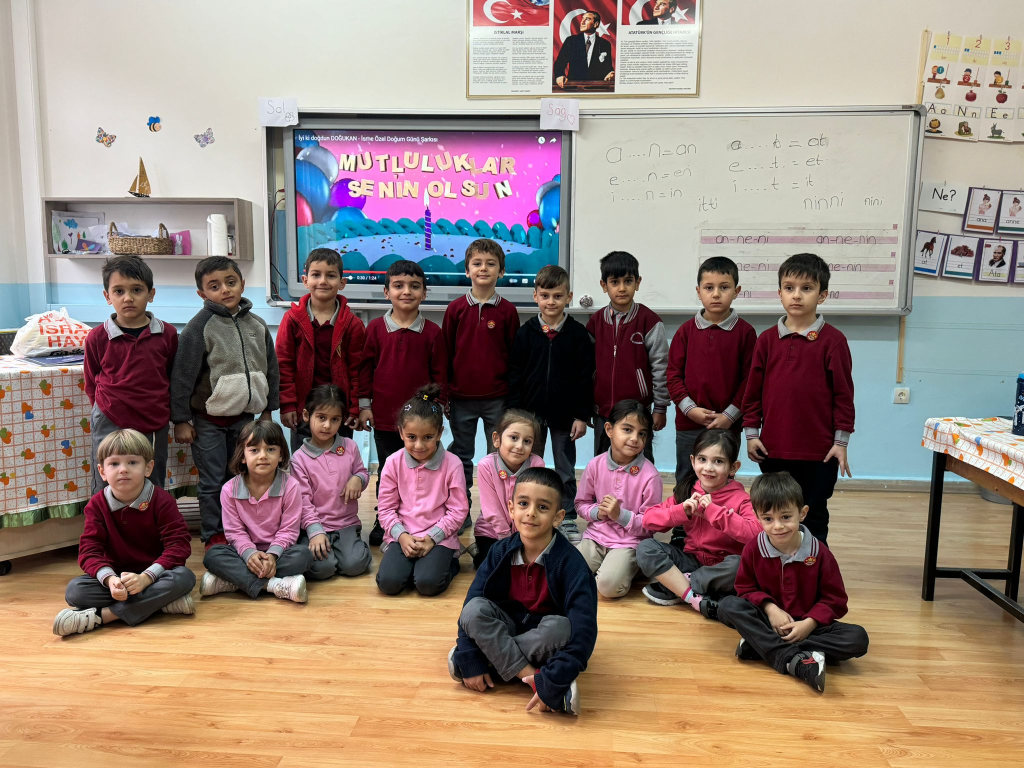
#> input picture image/yemir-class-doguhan-birthday.jpg, 2048 x 1536 px (shown at 1/2 size)
$ python face_detection_HC_image_yemir_class.py
#> lines starting #> are read from the running program, lines starting #| are printed output that depends on the picture; after the words box and inside, x2 and y2 are one past the last pixel; in counts of white or black regions, pixels touching at a corner belong together
import cv2

print("[BİLGİ] Haar Cascade yüz tespit edici'yi yüklüyor...")
detector = cv2.CascadeClassifier("haarcascade_frontalface_default.xml")
imgName = "yemir-class-doguhan-birthday.jpg"
imgName, imgExtension = imgName.split('.')
img = cv2.imread(f"image/{imgName}.{imgExtension}")
#> img is the input picture: shape (1536, 2048, 3); mean B, G, R 123.4, 134.2, 154.5

# Haar Cascade gri tonlu resimler üzerinde çalıştığından renk uzayı dönüşümü yapalım
gray = cv2.cvtColor(img, cv2.COLOR_BGR2GRAY) # RGB uzaydan gri tonlu uzaya dönüşüm
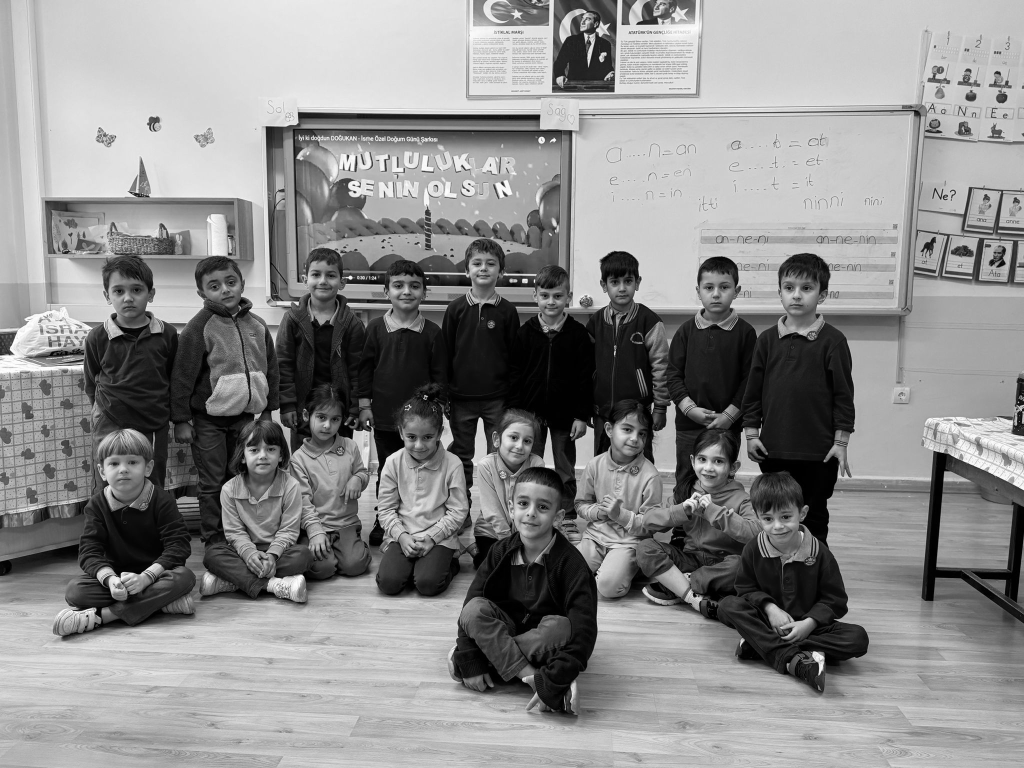
#> gray: shape (1536, 2048) (shown at 1/2 size); min 0, max 255, mean 139.1
print("[BİLGİ] Yüz tespiti gerçekleştiriliyor...")
scaleFactor, minNeighbors = 1.05, 25 # iki adet ayarlanabilir parametre
rects = detector.detectMultiScale(gray, scaleFactor, minNeighbors)
#> rects = 18 rows, first 6: [1070, 569, 66, 66], [1207, 537, 73, 73], [931, 498, 74, 74], [1388, 539, 90, 90], [794, 838, 93, 93], [606, 518, 80, 80]
print(f"[BİLGİ] {len(rects)} adet yüz tespit edildi.")
#| [BİLGİ] 18 adet yüz tespit edildi.

# tespit edilen yüzleri resim üzerinde dikdörtgen olarak göster ve numaralandır
for i, (x, y, w, h) in enumerate(rects):
    cv2.rectangle(img, (x, y), (x+w, y+h), (0, 255, 0), 5)
    cv2.putText(img, str(i + 1), (x+w-35, y-10), cv2.FONT_HERSHEY_SIMPLEX, 1, (0, 255, 0), 3)
#> this loop made 18 passes
#> (x, y, w, h) on passes 1 to 12: (1070, 569, 66, 66), (1207, 537, 73, 73), (931, 498, 74, 74), (1388, 539, 90, 90), (794, 838, 93, 93), (606, 518, 80, 80), (616, 809, 76, 76), (1376, 887, 87, 87), (771, 538, 82, 82), (210, 546, 92, 92), (998, 844, 85, 85), (1225, 830, 84, 84)
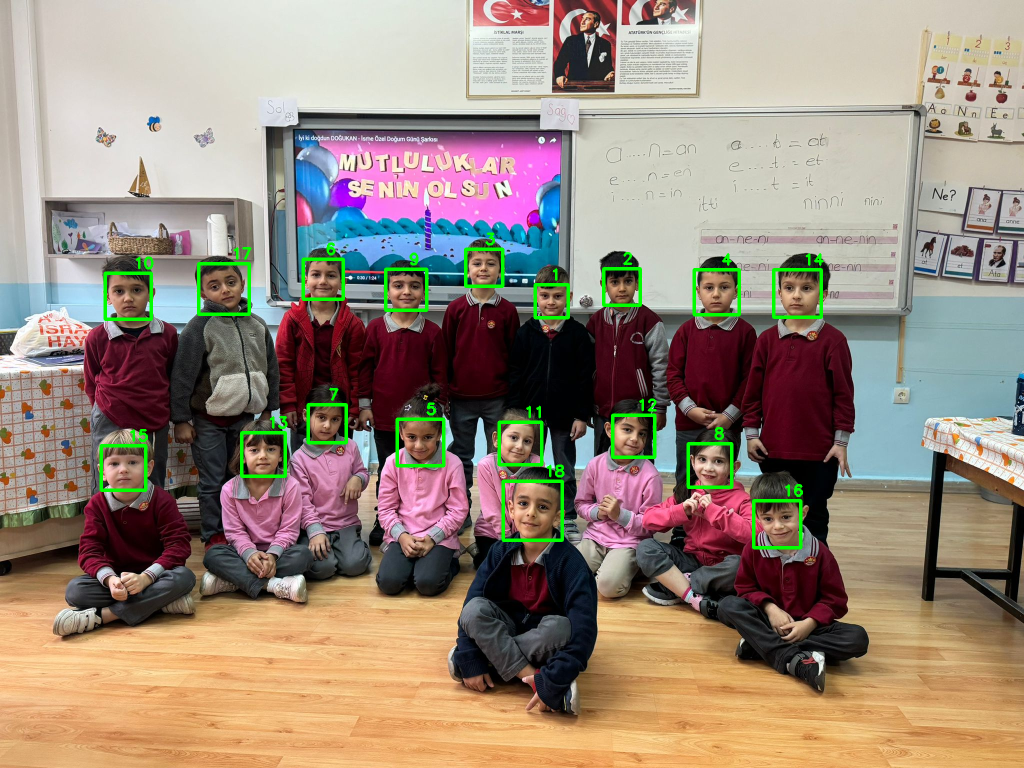
#> img: shape (1536, 2048, 3) (shown at 1/2 size); 1.57% of pixels changed, all inside (x1, y1, x2, y2) = (199, 465, 1648, 1099)

s = 0.4 # s=(0-1] resmi ekranda görüntülemek için ölçeklendir
rimg = cv2.resize(img, (int(s * img.shape[1]), int(s * img.shape[0])), 0)
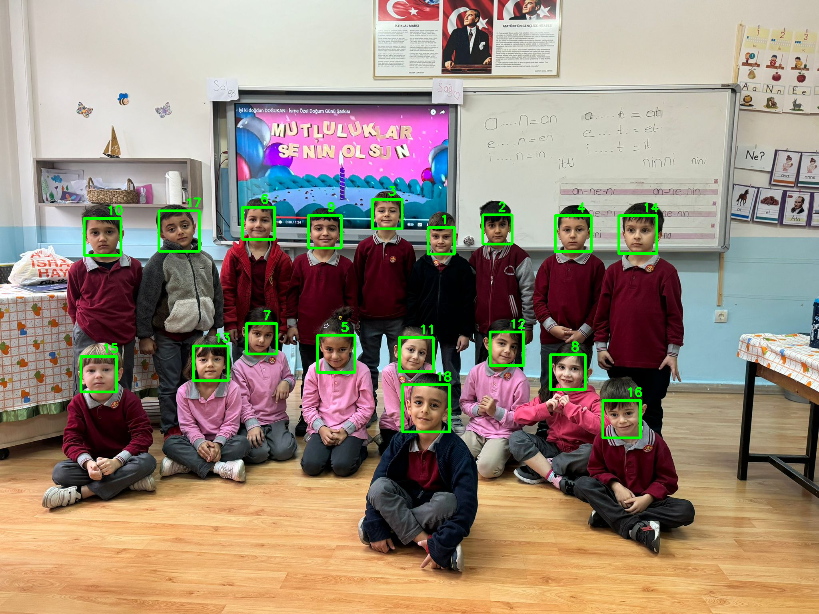
#> rimg: shape (614, 819, 3); mean B, G, R 122.1, 136.9, 152.9
cv2.imshow('Face detection with Haar Cascade', rimg)
cv2.waitKey(0)
cv2.imwrite(f"result/{imgName}_scaleFactor_{scaleFactor}_minNeighbors_{minNeighbors}.jpg",
           img, [cv2.IMWRITE_JPEG_QUALITY, 50])

$ run again, with image/IMG_20240504_152247.jpg copied over image/yemir-class-doguhan-birthday.jpg
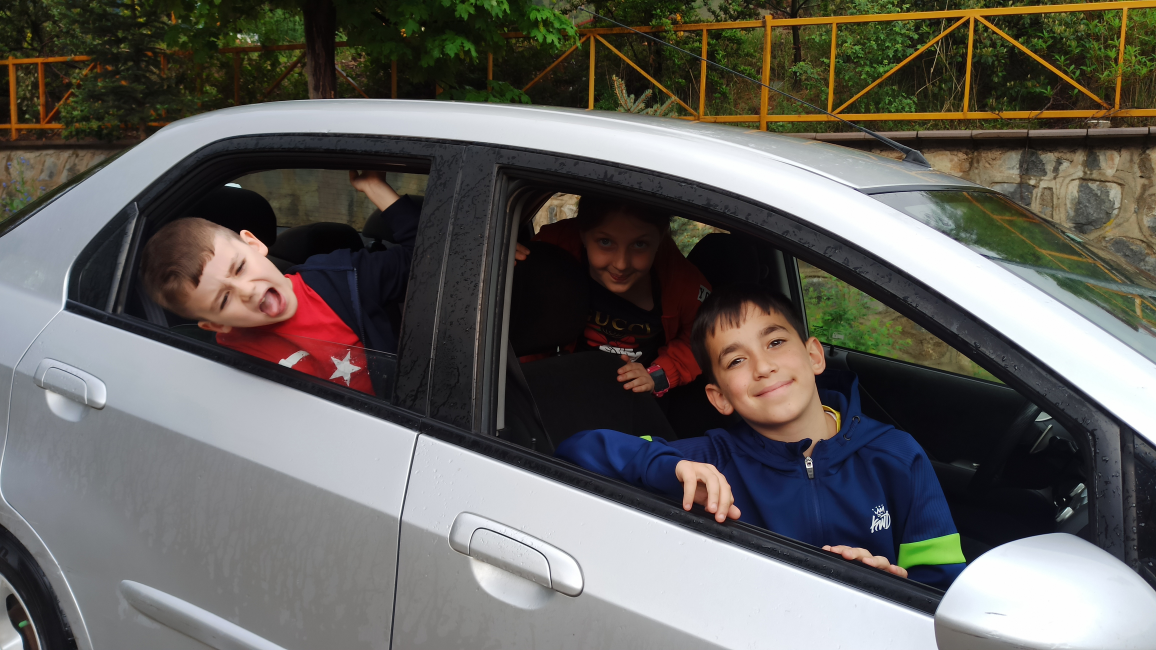
#> input picture image/IMG_20240504_152247.jpg, 4624 x 2600 px (shown at 1/4 size)
#> img is the input picture: shape (2600, 4624, 3); mean B, G, R 92.8, 97.2, 99.6
#> `gray = cv2.cvtColor(img, cv2.COLOR_BGR2GRAY)`:
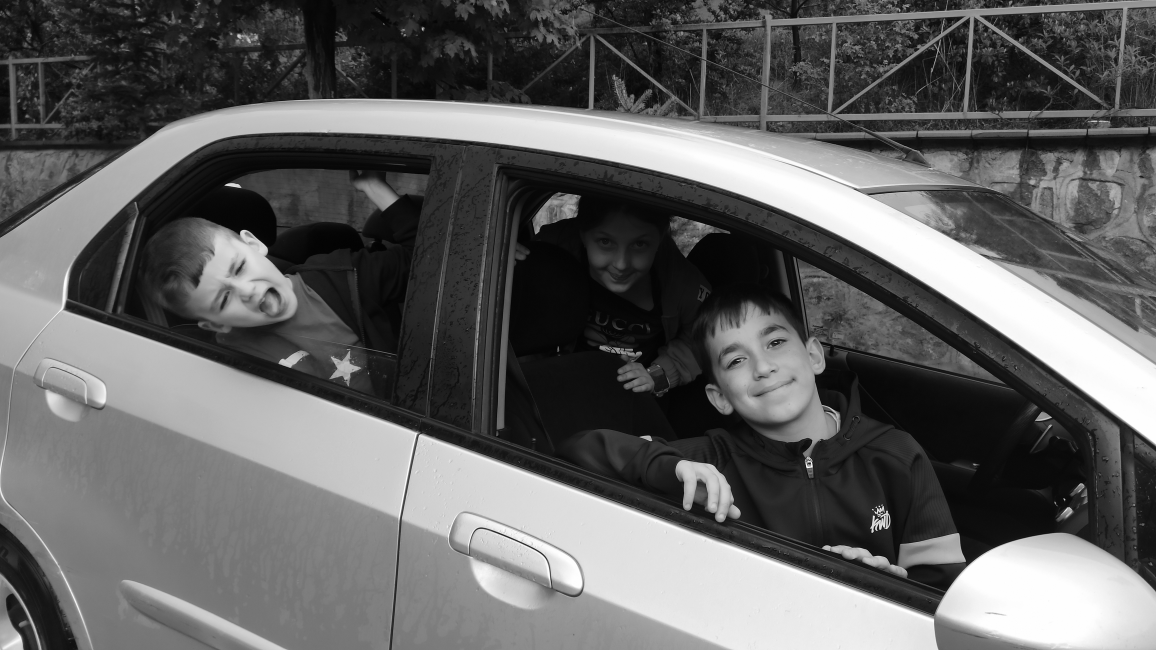
#> gray: shape (2600, 4624) (shown at 1/4 size); min 0, max 255, mean 97.4
#> rects = [[2814, 1535, 71, 71], [2327, 864, 330, 330]]
#| [BİLGİ] 2 adet yüz tespit edildi.
#> the loop `for i, (x, y, w, h) in enumerate(rects):` made 2 passes

$ run again, with image/IMG_20240504_152255.jpg copied over image/yemir-class-doguhan-birthday.jpg
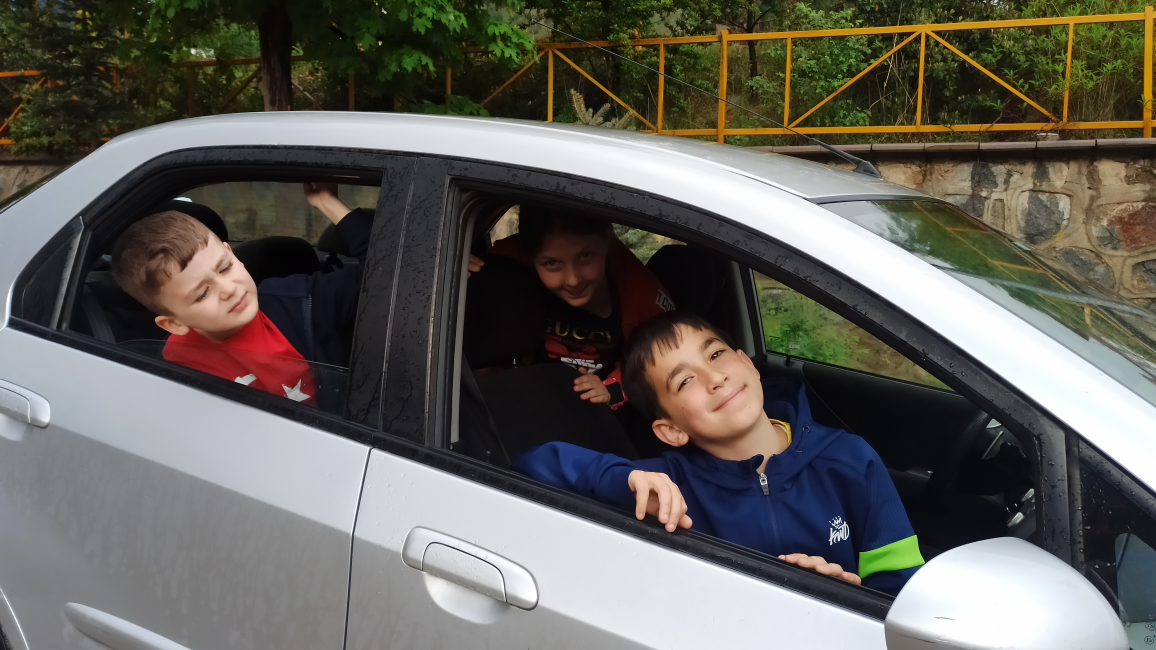
#> input picture image/IMG_20240504_152255.jpg, 4624 x 2600 px (shown at 1/4 size)
#> img is the input picture: shape (2600, 4624, 3); mean B, G, R 91.1, 97.3, 99.6
#> `gray = cv2.cvtColor(img, cv2.COLOR_BGR2GRAY)`:
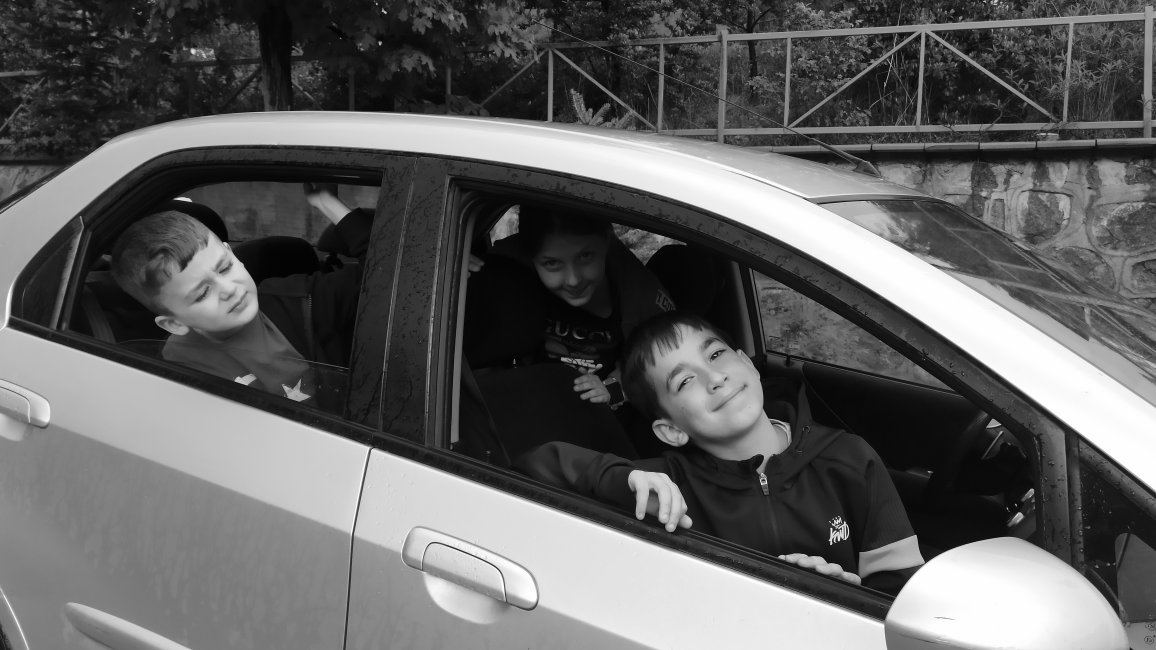
#> gray: shape (2600, 4624) (shown at 1/4 size); min 0, max 255, mean 97.3
#> rects = ()
#| [BİLGİ] 0 adet yüz tespit edildi.
